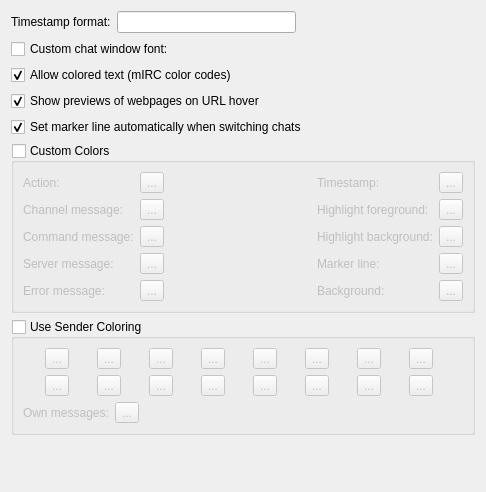
<?xml version="1.0" encoding="UTF-8"?>
<ui version="4.0">
 <class>ChatViewSettingsPage</class>
 <widget class="QWidget" name="ChatViewSettingsPage">
  <property name="geometry">
   <rect>
    <x>0</x>
    <y>0</y>
    <width>486</width>
    <height>492</height>
   </rect>
  </property>
  <property name="windowTitle">
   <string>Form</string>
  </property>
  <layout class="QVBoxLayout" name="verticalLayout_2">
   <item>
    <layout class="QHBoxLayout" name="horizontalLayout">
     <item>
      <widget class="QLabel" name="label_13">
       <property name="text">
        <string>Timestamp format:</string>
       </property>
      </widget>
     </item>
     <item>
      <widget class="QLineEdit" name="timestampFormat">
       <property name="toolTip">
        <string>&lt;html&gt;&lt;head/&gt;&lt;body&gt;&lt;p&gt;Usage examples:&lt;/p&gt;
&lt;table cellpadding=&quot;2&quot;&gt;
&lt;tr&gt;&lt;td&gt;dd.MM.yyyy&lt;/td&gt;&lt;td&gt;21.05.2001&lt;/td&gt;&lt;/tr&gt;
&lt;tr&gt;&lt;td&gt;ddd MMMM d yy&lt;/td&gt;&lt;td&gt;Tue May 21 01&lt;/td&gt;&lt;/tr&gt;
&lt;tr&gt;&lt;td&gt;hh:mm:ss.zzz&lt;/td&gt;&lt;td&gt;14:13:09.042&lt;/td&gt;&lt;/tr&gt;
&lt;tr&gt;&lt;td&gt;h:m:s ap&lt;/td&gt;&lt;td&gt;2:13:9 pm&lt;/td&gt;&lt;/tr&gt;
&lt;/table&gt;
&lt;/body&gt;&lt;/html&gt;</string>
       </property>
       <property name="text">
        <string/>
       </property>
       <property name="defaultValue" stdset="0">
        <string>[hh:mm:ss]</string>
       </property>
       <property name="settingsKey" stdset="0">
        <string notr="true">TimestampFormat</string>
       </property>
      </widget>
     </item>
     <item>
      <spacer name="horizontalSpacer">
       <property name="orientation">
        <enum>Qt::Horizontal</enum>
       </property>
       <property name="sizeHint" stdset="0">
        <size>
         <width>40</width>
         <height>20</height>
        </size>
       </property>
      </spacer>
     </item>
    </layout>
   </item>
   <item>
    <layout class="QHBoxLayout" name="horizontalLayout_3">
     <item>
      <widget class="QCheckBox" name="customChatViewFont">
       <property name="text">
        <string>Custom chat window font:</string>
       </property>
       <property name="checked">
        <bool>false</bool>
       </property>
       <property name="settingsKey" stdset="0">
        <string notr="true">/QtUiStyle/Fonts/UseCustomChatViewFont</string>
       </property>
       <property name="defaultValue" stdset="0">
        <bool>false</bool>
       </property>
      </widget>
     </item>
     <item>
      <widget class="FontSelector" name="chatViewFont" native="true">
       <property name="enabled">
        <bool>false</bool>
       </property>
       <property name="settingsKey" stdset="0">
        <string notr="true">/QtUiStyle/Fonts/ChatView</string>
       </property>
       <property name="defaultValue" stdset="0">
        <font>
         <family>Monospace</family>
        </font>
       </property>
      </widget>
     </item>
    </layout>
   </item>
   <item>
    <widget class="QCheckBox" name="allowMircColors">
     <property name="toolTip">
      <string>Show colored text in the chat window</string>
     </property>
     <property name="text">
      <string>Allow colored text (mIRC color codes)</string>
     </property>
     <property name="checked">
      <bool>true</bool>
     </property>
     <property name="defaultValue" stdset="0">
      <bool>true</bool>
     </property>
     <property name="settingsKey" stdset="0">
      <string notr="true">/UiStyle/AllowMircColors</string>
     </property>
    </widget>
   </item>
   <item>
    <widget class="QCheckBox" name="showWebPreview">
     <property name="toolTip">
      <string>Show a website preview window when hovering the mouse over a web address</string>
     </property>
     <property name="text">
      <string>Show previews of webpages on URL hover</string>
     </property>
     <property name="checked">
      <bool>true</bool>
     </property>
     <property name="defaultValue" stdset="0">
      <bool>true</bool>
     </property>
     <property name="settingsKey" stdset="0">
      <string notr="true">ShowWebPreview</string>
     </property>
    </widget>
   </item>
   <item>
    <widget class="QCheckBox" name="autoMarkerLine">
     <property name="toolTip">
      <string>Set the marker line to the bottom of the current chat window when selecting another channel</string>
     </property>
     <property name="text">
      <string>Set marker line automatically when switching chats</string>
     </property>
     <property name="checked">
      <bool>true</bool>
     </property>
     <property name="settingsKey" stdset="0">
      <string notr="true">AutoMarkerLine</string>
     </property>
     <property name="defaultValue" stdset="0">
      <bool>true</bool>
     </property>
    </widget>
   </item>
   <item>
    <widget class="QGroupBox" name="useCustomColors">
     <property name="title">
      <string>Custom Colors</string>
     </property>
     <property name="checkable">
      <bool>true</bool>
     </property>
     <property name="checked">
      <bool>false</bool>
     </property>
     <property name="settingsKey" stdset="0">
      <string notr="true">/QtUiStyle/Colors/UseChatViewColors</string>
     </property>
     <property name="defaultValue" stdset="0">
      <bool>false</bool>
     </property>
     <layout class="QGridLayout" name="gridLayout">
      <item row="0" column="0">
       <widget class="QLabel" name="label_10">
        <property name="text">
         <string>Action:</string>
        </property>
       </widget>
      </item>
      <item row="0" column="1">
       <widget class="ColorButton" name="actionMsgColor">
        <property name="text">
         <string>...</string>
        </property>
        <property name="settingsKey" stdset="0">
         <string notr="true">/QtUiStyle/Colors/ActionMsg</string>
        </property>
        <property name="defaultValue" stdset="0">
         <color>
          <red>0</red>
          <green>0</green>
          <blue>255</blue>
         </color>
        </property>
       </widget>
      </item>
      <item row="0" column="3">
       <widget class="QLabel" name="label_5">
        <property name="text">
         <string>Timestamp:</string>
        </property>
       </widget>
      </item>
      <item row="0" column="4">
       <widget class="ColorButton" name="timestampColor">
        <property name="text">
         <string>...</string>
        </property>
        <property name="settingsKey" stdset="0">
         <string notr="true">/QtUiStyle/Colors/Timestamp</string>
        </property>
        <property name="defaultValue" stdset="0">
         <color>
          <red>112</red>
          <green>124</green>
          <blue>112</blue>
         </color>
        </property>
       </widget>
      </item>
      <item row="1" column="0">
       <widget class="QLabel" name="label_3">
        <property name="text">
         <string>Channel message:</string>
        </property>
       </widget>
      </item>
      <item row="1" column="1">
       <widget class="ColorButton" name="channelMsgColor">
        <property name="text">
         <string>...</string>
        </property>
        <property name="settingsKey" stdset="0">
         <string notr="true">/QtUiStyle/Colors/ChannelMsg</string>
        </property>
        <property name="defaultValue" stdset="0">
         <color>
          <red>0</red>
          <green>0</green>
          <blue>0</blue>
         </color>
        </property>
       </widget>
      </item>
      <item row="1" column="2">
       <spacer name="horizontalSpacer_2">
        <property name="orientation">
         <enum>Qt::Horizontal</enum>
        </property>
        <property name="sizeHint" stdset="0">
         <size>
          <width>134</width>
          <height>20</height>
         </size>
        </property>
       </spacer>
      </item>
      <item row="1" column="3">
       <widget class="QLabel" name="label_7">
        <property name="text">
         <string>Highlight foreground:</string>
        </property>
       </widget>
      </item>
      <item row="1" column="4">
       <widget class="ColorButton" name="highlightColor">
        <property name="text">
         <string>...</string>
        </property>
        <property name="settingsKey" stdset="0">
         <string notr="true">/QtUiStyle/Colors/Highlight</string>
        </property>
        <property name="defaultValue" stdset="0">
         <color>
          <red>0</red>
          <green>0</green>
          <blue>0</blue>
         </color>
        </property>
       </widget>
      </item>
      <item row="2" column="0">
       <widget class="QLabel" name="label_6">
        <property name="text">
         <string>Command message:</string>
        </property>
       </widget>
      </item>
      <item row="2" column="1">
       <widget class="ColorButton" name="commandMsgColor">
        <property name="text">
         <string>...</string>
        </property>
        <property name="settingsKey" stdset="0">
         <string notr="true">/QtUiStyle/Colors/CommandMsg</string>
        </property>
        <property name="defaultValue" stdset="0">
         <color>
          <red>150</red>
          <green>0</green>
          <blue>150</blue>
         </color>
        </property>
       </widget>
      </item>
      <item row="2" column="3">
       <widget class="QLabel" name="label_12">
        <property name="text">
         <string>Highlight background:</string>
        </property>
       </widget>
      </item>
      <item row="3" column="0">
       <widget class="QLabel" name="label_4">
        <property name="text">
         <string>Server message:</string>
        </property>
       </widget>
      </item>
      <item row="3" column="1">
       <widget class="ColorButton" name="serverMsgColor">
        <property name="text">
         <string>...</string>
        </property>
        <property name="settingsKey" stdset="0">
         <string notr="true">/QtUiStyle/Colors/ServerMsg</string>
        </property>
        <property name="defaultValue" stdset="0">
         <color>
          <red>145</red>
          <green>100</green>
          <blue>9</blue>
         </color>
        </property>
       </widget>
      </item>
      <item row="3" column="3">
       <widget class="QLabel" name="label_11">
        <property name="text">
         <string>Marker line:</string>
        </property>
       </widget>
      </item>
      <item row="3" column="4">
       <widget class="ColorButton" name="markerLineColor">
        <property name="text">
         <string>...</string>
        </property>
        <property name="settingsKey" stdset="0">
         <string notr="true">/QtUiStyle/Colors/MarkerLine</string>
        </property>
        <property name="defaultValue" stdset="0">
         <color>
          <red>255</red>
          <green>0</green>
          <blue>0</blue>
         </color>
        </property>
       </widget>
      </item>
      <item row="4" column="0">
       <widget class="QLabel" name="label">
        <property name="text">
         <string>Error message:</string>
        </property>
       </widget>
      </item>
      <item row="4" column="1">
       <widget class="ColorButton" name="errorMsgColor">
        <property name="text">
         <string>...</string>
        </property>
        <property name="settingsKey" stdset="0">
         <string notr="true">/QtUiStyle/Colors/ErrorMsg</string>
        </property>
        <property name="defaultValue" stdset="0">
         <color>
          <red>145</red>
          <green>100</green>
          <blue>9</blue>
         </color>
        </property>
       </widget>
      </item>
      <item row="4" column="3">
       <widget class="QLabel" name="label_8">
        <property name="text">
         <string>Background:</string>
        </property>
       </widget>
      </item>
      <item row="4" column="4">
       <widget class="ColorButton" name="backgroundColor">
        <property name="text">
         <string>...</string>
        </property>
        <property name="settingsKey" stdset="0">
         <string notr="true">/QtUiStyle/Colors/ChatViewBackground</string>
        </property>
        <property name="defaultValue" stdset="0">
         <color>
          <red>255</red>
          <green>255</green>
          <blue>255</blue>
         </color>
        </property>
       </widget>
      </item>
      <item row="2" column="4">
       <widget class="ColorButton" name="highlightBackgroundColor">
        <property name="text">
         <string>...</string>
        </property>
        <property name="settingsKey" stdset="0">
         <string notr="true">/QtUiStyle/Colors/HighlightBackground</string>
        </property>
        <property name="defaultValue" stdset="0">
         <color>
          <red>255</red>
          <green>128</green>
          <blue>0</blue>
         </color>
        </property>
       </widget>
      </item>
     </layout>
    </widget>
   </item>
   <item>
    <widget class="QGroupBox" name="useSenderColors">
     <property name="title">
      <string>Use Sender Coloring</string>
     </property>
     <property name="checkable">
      <bool>true</bool>
     </property>
     <property name="checked">
      <bool>false</bool>
     </property>
     <property name="settingsKey" stdset="0">
      <string notr="true">/QtUiStyle/Colors/UseSenderColors</string>
     </property>
     <property name="defaultValue" stdset="0">
      <bool>false</bool>
     </property>
     <layout class="QVBoxLayout" name="verticalLayout">
      <item>
       <layout class="QGridLayout" name="gridLayout_3">
        <item row="0" column="0">
         <widget class="ColorButton" name="senderColor00">
          <property name="text">
           <string>...</string>
          </property>
          <property name="settingsKey" stdset="0">
           <string notr="true">/QtUiStyle/Colors/Sender00</string>
          </property>
          <property name="defaultValue" stdset="0">
           <color>
            <red>233</red>
            <green>13</green>
            <blue>127</blue>
           </color>
          </property>
         </widget>
        </item>
        <item row="0" column="2">
         <widget class="ColorButton" name="senderColor02">
          <property name="text">
           <string>...</string>
          </property>
          <property name="settingsKey" stdset="0">
           <string notr="true">/QtUiStyle/Colors/Sender02</string>
          </property>
          <property name="defaultValue" stdset="0">
           <color>
            <red>179</red>
            <green>14</green>
            <blue>14</blue>
           </color>
          </property>
         </widget>
        </item>
        <item row="0" column="4">
         <widget class="ColorButton" name="senderColor04">
          <property name="text">
           <string>...</string>
          </property>
          <property name="settingsKey" stdset="0">
           <string notr="true">/QtUiStyle/Colors/Sender04</string>
          </property>
          <property name="defaultValue" stdset="0">
           <color>
            <red>88</red>
            <green>175</green>
            <blue>179</blue>
           </color>
          </property>
         </widget>
        </item>
        <item row="0" column="5">
         <widget class="ColorButton" name="senderColor05">
          <property name="text">
           <string>...</string>
          </property>
          <property name="settingsKey" stdset="0">
           <string notr="true">/QtUiStyle/Colors/Sender05</string>
          </property>
          <property name="defaultValue" stdset="0">
           <color>
            <red>157</red>
            <green>84</green>
            <blue>179</blue>
           </color>
          </property>
         </widget>
        </item>
        <item row="0" column="6">
         <widget class="ColorButton" name="senderColor06">
          <property name="text">
           <string>...</string>
          </property>
          <property name="settingsKey" stdset="0">
           <string notr="true">/QtUiStyle/Colors/Sender06</string>
          </property>
          <property name="defaultValue" stdset="0">
           <color>
            <red>179</red>
            <green>151</green>
            <blue>117</blue>
           </color>
          </property>
         </widget>
        </item>
        <item row="0" column="7">
         <widget class="ColorButton" name="senderColor07">
          <property name="text">
           <string>...</string>
          </property>
          <property name="settingsKey" stdset="0">
           <string notr="true">/QtUiStyle/Colors/Sender07</string>
          </property>
          <property name="defaultValue" stdset="0">
           <color>
            <red>49</red>
            <green>118</green>
            <blue>179</blue>
           </color>
          </property>
         </widget>
        </item>
        <item row="1" column="0">
         <widget class="ColorButton" name="senderColor08">
          <property name="text">
           <string>...</string>
          </property>
          <property name="settingsKey" stdset="0">
           <string notr="true">/QtUiStyle/Colors/Sender08</string>
          </property>
          <property name="defaultValue" stdset="0">
           <color>
            <red>233</red>
            <green>13</green>
            <blue>127</blue>
           </color>
          </property>
         </widget>
        </item>
        <item row="1" column="1">
         <widget class="ColorButton" name="senderColor09">
          <property name="text">
           <string>...</string>
          </property>
          <property name="settingsKey" stdset="0">
           <string notr="true">/QtUiStyle/Colors/Sender09</string>
          </property>
          <property name="defaultValue" stdset="0">
           <color>
            <red>142</red>
            <green>85</green>
            <blue>233</blue>
           </color>
          </property>
         </widget>
        </item>
        <item row="1" column="2">
         <widget class="ColorButton" name="senderColor10">
          <property name="text">
           <string>...</string>
          </property>
          <property name="settingsKey" stdset="0">
           <string notr="true">/QtUiStyle/Colors/Sender10</string>
          </property>
          <property name="defaultValue" stdset="0">
           <color>
            <red>179</red>
            <green>14</green>
            <blue>14</blue>
           </color>
          </property>
         </widget>
        </item>
        <item row="1" column="3">
         <widget class="ColorButton" name="senderColor11">
          <property name="text">
           <string>...</string>
          </property>
          <property name="settingsKey" stdset="0">
           <string notr="true">/QtUiStyle/Colors/Sender11</string>
          </property>
          <property name="defaultValue" stdset="0">
           <color>
            <red>23</red>
            <green>179</green>
            <blue>57</blue>
           </color>
          </property>
         </widget>
        </item>
        <item row="1" column="4">
         <widget class="ColorButton" name="senderColor12">
          <property name="text">
           <string>...</string>
          </property>
          <property name="settingsKey" stdset="0">
           <string notr="true">/QtUiStyle/Colors/Sender12</string>
          </property>
          <property name="defaultValue" stdset="0">
           <color>
            <red>88</red>
            <green>175</green>
            <blue>179</blue>
           </color>
          </property>
         </widget>
        </item>
        <item row="1" column="5">
         <widget class="ColorButton" name="senderColor13">
          <property name="text">
           <string>...</string>
          </property>
          <property name="settingsKey" stdset="0">
           <string notr="true">/QtUiStyle/Colors/Sender13</string>
          </property>
          <property name="defaultValue" stdset="0">
           <color>
            <red>157</red>
            <green>84</green>
            <blue>179</blue>
           </color>
          </property>
         </widget>
        </item>
        <item row="1" column="6">
         <widget class="ColorButton" name="senderColor14">
          <property name="text">
           <string>...</string>
          </property>
          <property name="settingsKey" stdset="0">
           <string notr="true">/QtUiStyle/Colors/Sender14</string>
          </property>
          <property name="defaultValue" stdset="0">
           <color>
            <red>179</red>
            <green>151</green>
            <blue>117</blue>
           </color>
          </property>
         </widget>
        </item>
        <item row="1" column="7">
         <widget class="ColorButton" name="senderColor15">
          <property name="text">
           <string>...</string>
          </property>
          <property name="settingsKey" stdset="0">
           <string notr="true">/QtUiStyle/Colors/Sender15</string>
          </property>
          <property name="defaultValue" stdset="0">
           <color>
            <red>49</red>
            <green>118</green>
            <blue>179</blue>
           </color>
          </property>
         </widget>
        </item>
        <item row="0" column="1">
         <widget class="ColorButton" name="senderColor01">
          <property name="text">
           <string>...</string>
          </property>
          <property name="settingsKey" stdset="0">
           <string notr="true">/QtUiStyle/Colors/Sender01</string>
          </property>
          <property name="defaultValue" stdset="0">
           <color>
            <red>142</red>
            <green>85</green>
            <blue>233</blue>
           </color>
          </property>
         </widget>
        </item>
        <item row="0" column="3">
         <widget class="ColorButton" name="senderColor03">
          <property name="text">
           <string>...</string>
          </property>
          <property name="settingsKey" stdset="0">
           <string notr="true">/QtUiStyle/Colors/Sender03</string>
          </property>
          <property name="defaultValue" stdset="0">
           <color>
            <red>23</red>
            <green>179</green>
            <blue>57</blue>
           </color>
          </property>
         </widget>
        </item>
       </layout>
      </item>
      <item>
       <layout class="QHBoxLayout" name="horizontalLayout_2">
        <item>
         <widget class="QLabel" name="label_9">
          <property name="text">
           <string>Own messages:</string>
          </property>
         </widget>
        </item>
        <item>
         <widget class="ColorButton" name="senderColorSelf">
          <property name="text">
           <string>...</string>
          </property>
          <property name="settingsKey" stdset="0">
           <string notr="true">/QtUiStyle/Colors/SenderSelf</string>
          </property>
          <property name="defaultValue" stdset="0">
           <color>
            <red>0</red>
            <green>0</green>
            <blue>0</blue>
           </color>
          </property>
         </widget>
        </item>
        <item>
         <spacer name="horizontalSpacer_3">
          <property name="orientation">
           <enum>Qt::Horizontal</enum>
          </property>
          <property name="sizeHint" stdset="0">
           <size>
            <width>40</width>
            <height>20</height>
           </size>
          </property>
         </spacer>
        </item>
       </layout>
      </item>
     </layout>
    </widget>
   </item>
   <item>
    <spacer name="verticalSpacer">
     <property name="orientation">
      <enum>Qt::Vertical</enum>
     </property>
     <property name="sizeHint" stdset="0">
      <size>
       <width>20</width>
       <height>19</height>
      </size>
     </property>
    </spacer>
   </item>
  </layout>
 </widget>
 <customwidgets>
  <customwidget>
   <class>ColorButton</class>
   <extends>QToolButton</extends>
   <header>colorbutton.h</header>
  </customwidget>
  <customwidget>
   <class>FontSelector</class>
   <extends>QWidget</extends>
   <header>fontselector.h</header>
   <container>1</container>
  </customwidget>
 </customwidgets>
 <tabstops>
  <tabstop>timestampFormat</tabstop>
  <tabstop>customChatViewFont</tabstop>
  <tabstop>allowMircColors</tabstop>
  <tabstop>showWebPreview</tabstop>
  <tabstop>autoMarkerLine</tabstop>
  <tabstop>useCustomColors</tabstop>
  <tabstop>actionMsgColor</tabstop>
  <tabstop>channelMsgColor</tabstop>
  <tabstop>commandMsgColor</tabstop>
  <tabstop>serverMsgColor</tabstop>
  <tabstop>errorMsgColor</tabstop>
  <tabstop>timestampColor</tabstop>
  <tabstop>highlightColor</tabstop>
  <tabstop>highlightBackgroundColor</tabstop>
  <tabstop>markerLineColor</tabstop>
  <tabstop>backgroundColor</tabstop>
  <tabstop>useSenderColors</tabstop>
  <tabstop>senderColor00</tabstop>
  <tabstop>senderColor01</tabstop>
  <tabstop>senderColor02</tabstop>
  <tabstop>senderColor03</tabstop>
  <tabstop>senderColor04</tabstop>
  <tabstop>senderColor05</tabstop>
  <tabstop>senderColor06</tabstop>
  <tabstop>senderColor07</tabstop>
  <tabstop>senderColor08</tabstop>
  <tabstop>senderColor09</tabstop>
  <tabstop>senderColor10</tabstop>
  <tabstop>senderColor11</tabstop>
  <tabstop>senderColor12</tabstop>
  <tabstop>senderColor13</tabstop>
  <tabstop>senderColor14</tabstop>
  <tabstop>senderColor15</tabstop>
  <tabstop>senderColorSelf</tabstop>
 </tabstops>
 <resources/>
 <connections>
  <connection>
   <sender>customChatViewFont</sender>
   <signal>toggled(bool)</signal>
   <receiver>chatViewFont</receiver>
   <slot>setEnabled(bool)</slot>
   <hints>
    <hint type="sourcelabel">
     <x>205</x>
     <y>48</y>
    </hint>
    <hint type="destinationlabel">
     <x>304</x>
     <y>50</y>
    </hint>
   </hints>
  </connection>
 </connections>
</ui>
